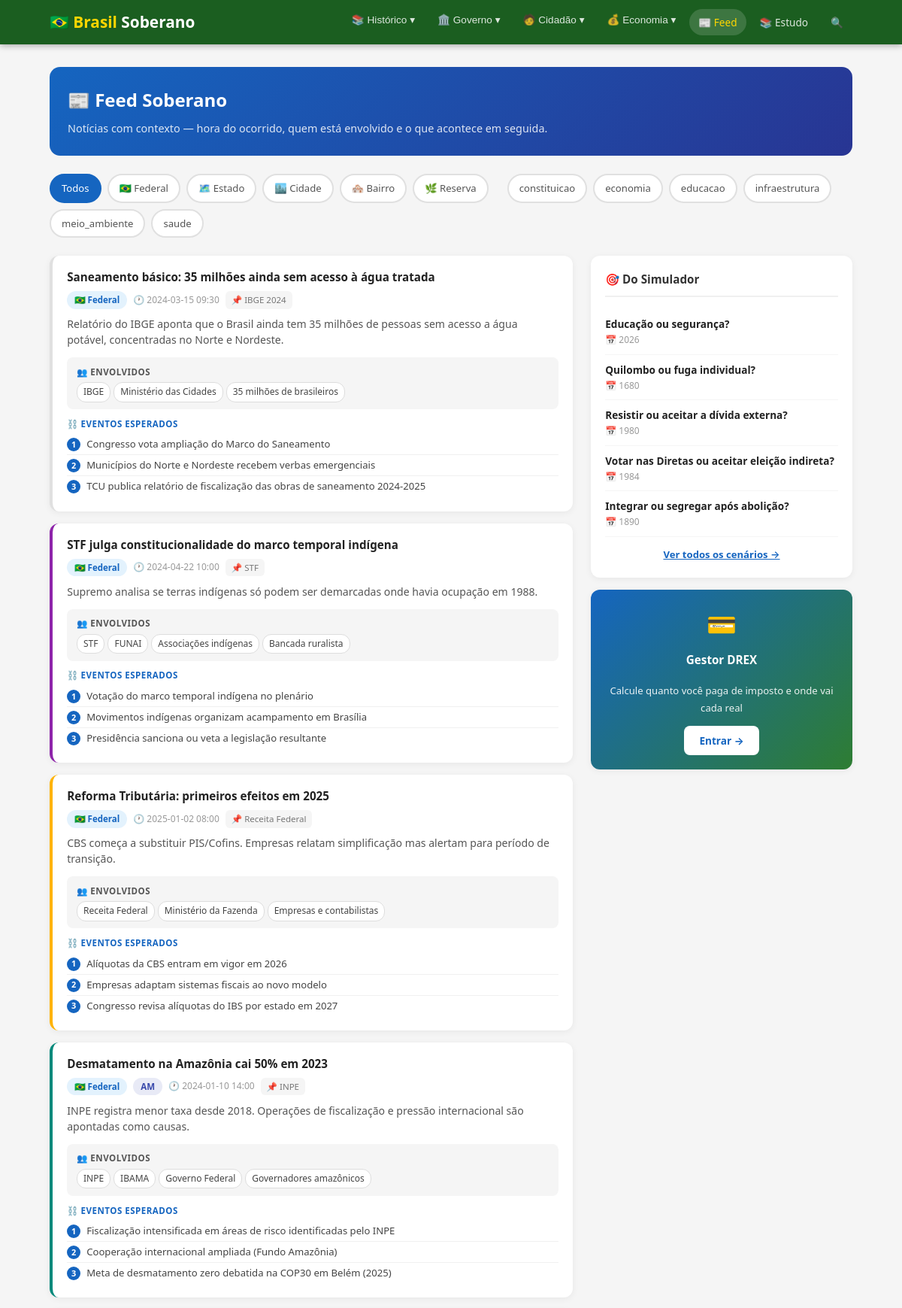
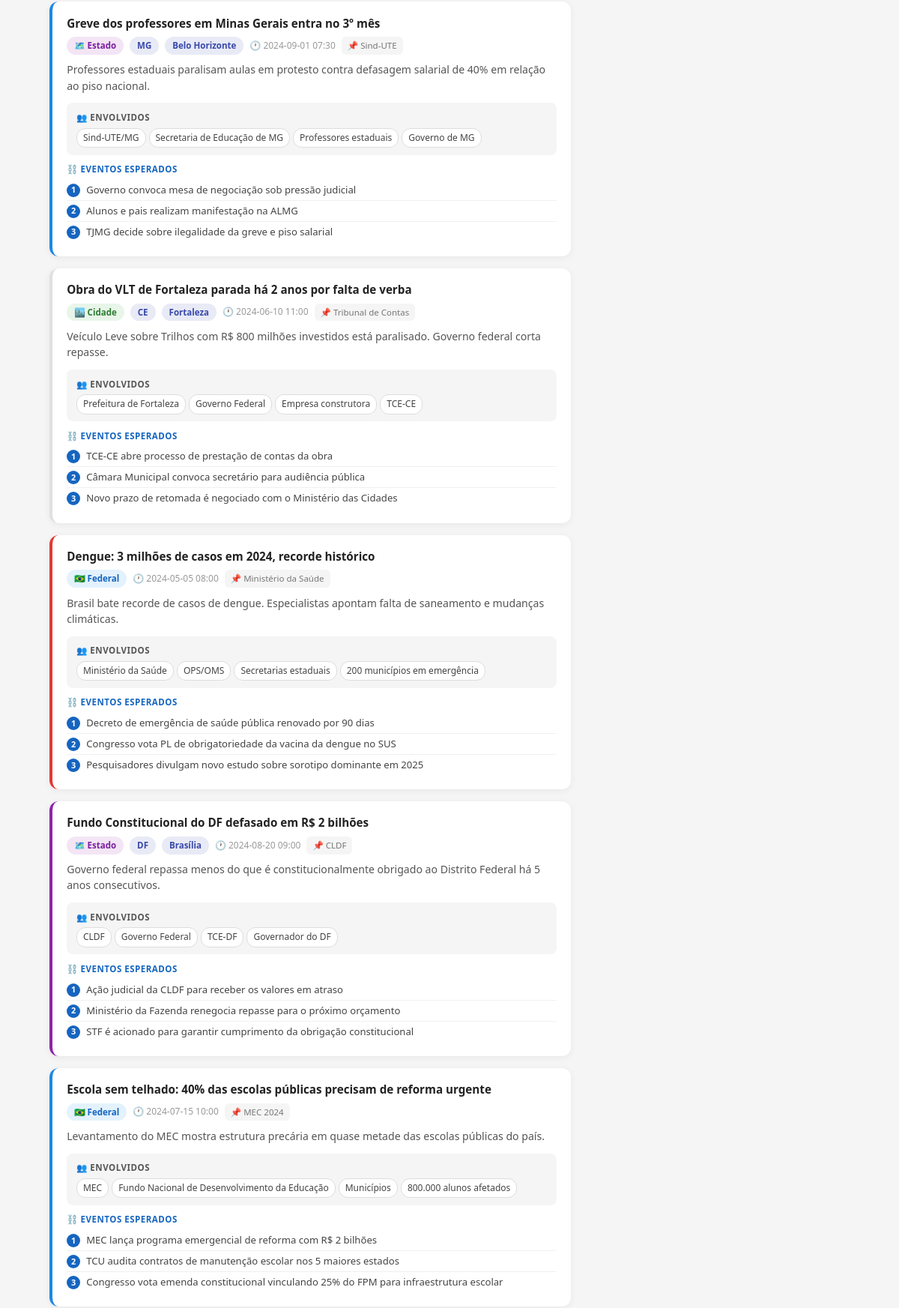
The app's page /feed (upper part) with its own data (2 pictures, top to bottom).
### tables this page shows
CREATE TABLE feed_items (
        id INTEGER PRIMARY KEY AUTOINCREMENT,
        title TEXT NOT NULL,
        summary TEXT NOT NULL,
        source TEXT,
        level TEXT DEFAULT 'federal',
        state TEXT,
        city TEXT,
        category TEXT DEFAULT 'geral',
        created_at TEXT DEFAULT (datetime('now'))
    , hora_local TEXT DEFAULT '', envolvidos TEXT DEFAULT '[]', eventos_inerentes TEXT DEFAULT '[]');

CREATE TABLE scenarios (
    id INTEGER PRIMARY KEY,
    title TEXT NOT NULL,
    year INTEGER,
    context TEXT NOT NULL,
    option_a TEXT NOT NULL,
    option_b TEXT NOT NULL,
    what_happened TEXT NOT NULL,
    consequence TEXT NOT NULL,
    lesson TEXT NOT NULL
);

### app.py (the view)
@app.route('/feed')
def feed():
    level = request.args.get('level', '')
    state = request.args.get('state', '')
    category = request.args.get('category', '')
    q = 'SELECT * FROM feed_items WHERE 1=1'
    args = []
    if level: q += ' AND level=?'; args.append(level)
    if state: q += ' AND state=?'; args.append(state)
    if category: q += ' AND category=?'; args.append(category)
    q += ' ORDER BY created_at DESC'
    raw_items = query_db(q, args)
    items = []
    for it in raw_items:
        d = dict(it)
        try: d['envolvidos'] = json.loads(it['envolvidos'] or '[]')
        except: d['envolvidos'] = []
        try: d['eventos_inerentes'] = json.loads(it['eventos_inerentes'] or '[]')
        except: d['eventos_inerentes'] = []
        items.append(d)
    cats = query_db('SELECT DISTINCT category FROM feed_items ORDER BY category')
    states_list = query_db('SELECT DISTINCT state FROM feed_items WHERE state IS NOT NULL ORDER BY state')
    sim_items = query_db('SELECT id, title, context, year FROM scenarios ORDER BY id DESC LIMIT 5')
    active_violations = query_db("SELECT id, article_number, description, level, lifecycle_status, created_at FROM violations WHERE lifecycle_status != 'encerrada' ORDER BY created_at DESC LIMIT 5")
    return render_template('feed.html', items=items, cats=cats, states_list=states_list,
                           level=level, state=state, category=category,
                           sim_items=sim_items, active_violations=active_violations)

### app.py (called while the page is built)
def get_db():
    db = getattr(g, '_database', None)
    if db is None:
        db = g._database = sqlite3.connect(DATABASE)
        db.row_factory = sqlite3.Row
    return db

@app.teardown_appcontext
def close_connection(exception):
    db = getattr(g, '_database', None)
    if db is not None:
        db.close()

def query_db(query, args=(), one=False):
    cur = get_db().execute(query, args)
    rv = cur.fetchall()
    cur.close()
    return (rv[0] if rv else None) if one else rv

### templates/feed.html (shortened to what this page needs)
{% extends 'base.html' %}
{% block content %}
<div class="feed-header">
  <h1>📰 Feed Soberano</h1>
  <p>Notícias com contexto — hora do ocorrido, quem está envolvido e o que acontece em seguida.</p>
</div>
<div class="filters">
  <a href="/feed" class="filter-btn {% if not level and not category %}active{% endif %}">Todos</a>
  <a href="/feed?level=federal" class="filter-btn {% if level=='federal' %}active{% endif %}">🇧🇷 Federal</a>
  <a href="/feed?level=estado" class="filter-btn {% if level=='estado' %}active{% endif %}">🗺️ Estado</a>
  <a href="/feed?level=cidade" class="filter-btn {% if level=='cidade' %}active{% endif %}">🏙️ Cidade</a>
  <a href="/feed?level=bairro" class="filter-btn {% if level=='bairro' %}active{% endif %}">🏘️ Bairro</a>
  <a href="/feed?level=reserva" class="filter-btn {% if level=='reserva' %}active{% endif %}">🌿 Reserva</a>
  {% for cat in cats %}
  <a href="/feed?category={{ cat.category }}" class="filter-btn {% if category==cat.category %}active{% endif %}">{{ cat.category }}</a>
  {% endfor %}
</div>
<div class="sidebar">
  <div>
    <div class="feed-grid">
      {% for item in items %}
      <div class="feed-card {{ item.category }}">
        <div class="feed-card-header">
          <div class="feed-title">{{ item.title }}</div>
        </div>
        <div class="feed-meta">
          <span class="badge {{ item.level }}">
            {% if item.level=='federal' %}🇧🇷
            {% elif item.level=='estado' %}🗺️
            {% elif item.level=='cidade' %}🏙️
            {% elif item.level=='bairro' %}🏘️
            {% elif item.level=='reserva' %}🌿
            {% endif %}
            {{ item.level|title }}
          </span>
          {% if item.state %}<span class="badge">{{ item.state }}</span>{% endif %}
          {% if item.city %}<span class="badge">{{ item.city }}</span>{% endif %}
          {% if item.hora_local %}
          <span class="feed-hora">🕐 {{ item.hora_local }}</span>
          {% endif %}
          {% if item.source %}<span class="source-badge">📌 {{ item.source }}</span>{% endif %}
        </div>
        <div class="feed-summary">{{ item.summary }}</div>
        {% if item.envolvidos %}
        <div class="envolvidos-section">
          <div class="envolvidos-label">👥 Envolvidos</div>
          <div class="envolvidos-list">
            {% for env in item.envolvidos %}
            <span class="envolvido-tag">{{ env }}</span>
            {% endfor %}
          </div>
        </div>
        {% endif %}
        {% if item.eventos_inerentes %}
        <div class="eventos-section">
          <div class="eventos-label">⛓️ Eventos esperados</div>
          {% for ev in item.eventos_inerentes %}
          <div class="evento-item">
            <div class="evento-num">{{ loop.index }}</div>
            <div class="evento-text">{{ ev }}</div>
          </div>
          {% endfor %}
        </div>
        {% endif %}
      </div>
      {% endfor %}
    </div>
  </div>
  <div>
    {% if sim_items %}
    <div class="side-card">
      <h3>🎯 Do Simulador</h3>
      {% for sc in sim_items %}
      <div class="sim-item" onclick="this.classList.toggle('open')">
        <div class="sim-item-title">{{ sc.title }}</div>
        <div class="sim-item-year">📅 {{ sc.year }}</div>
      </div>
      {% endfor %}
      <a href="/simulador" style="display:block;text-align:center;font-size:0.82rem;color:#1565C0;margin-top:0.8rem;font-weight:600">Ver todos os cenários →</a>
    </div>
    {% endif %}
    <div class="side-card" style="background:linear-gradient(135deg,#1565C0,#2E7D32);color:white;text-align:center">
      <div style="font-size:2rem;margin-bottom:0.5rem">💳</div>
      <h3 style="color:white;border-bottom:none;margin:0 0 0.5rem">Gestor DREX</h3>
      <p style="font-size:0.82rem;opacity:0.9;margin:0 0 0.8rem">Calcule quanto você paga de imposto e onde vai cada real</p>
      <a href="/drex" style="display:inline-block;background:white;color:#1565C0;border-radius:8px;padding:8px 20px;font-weight:700;font-size:0.85rem;text-decoration:none">Entrar →</a>
    </div>
  </div>
</div>
{% endblock %}

### static/css/style.css (style rules this page uses)
:root { --green: #2E7D32; --green-light: #4CAF50; --green-dark: #1B5E20; --gold: #FFD600; --gold-dark: #C5A028; --blue: #1565C0; --blue-light: #42A5F5; --blue-dark: #0D47A1; --white: #FFFFFF; --bg: #F5F5F5; --text: #212121; --text-light: #616161; --red: #C62828; --radius: 12px; --shadow: 0 2px 12px rgba(0,0,0,0.1); --transition: all 0.3s ease; }
* { margin:0; padding:0; box-sizing:border-box; }
html { scroll-behavior:smooth; }
body { font-family:'Segoe UI',system-ui,-apple-system,sans-serif; color:var(--text); background:var(--bg); line-height:1.7; }
.badge { display:inline-block; padding:3px 10px; border-radius:12px; font-size:0.75rem; font-weight:600; }
.filters { display:flex; gap:8px; flex-wrap:wrap; margin-bottom:24px; align-items:center; }

### templates/feed.html (style rules this page uses)
.feed-header { background: linear-gradient(135deg, #1565C0, #283593); color: white; padding: 1.5rem; border-radius: 14px; margin-bottom: 1.5rem; }
.feed-header h1 { margin: 0 0 0.3rem; font-size: 1.5rem; }
.feed-header p { margin: 0; opacity: 0.85; font-size: 0.9rem; }
.filters { display: flex; gap: 8px; flex-wrap: wrap; margin-bottom: 1.5rem; }
.filter-btn { padding: 6px 14px; border-radius: 20px; border: 2px solid #e0e0e0; background: white; font-size: 0.82rem; cursor: pointer; text-decoration: none; color: #555; transition: all 0.2s; }
.filter-btn:hover, .filter-btn.active { border-color: #1565C0; background: #1565C0; color: white; }
.feed-grid { display: grid; grid-template-columns: 1fr; gap: 1rem; }
.feed-card { background: white; border-radius: 12px; padding: 1.2rem; box-shadow: 0 2px 10px rgba(0,0,0,0.06); border-left: 4px solid #e0e0e0; transition: box-shadow 0.2s; }
.feed-card.saude { border-color: #E53935; }
.feed-card.educacao { border-color: #1E88E5; }
.feed-card.constituicao { border-color: #8E24AA; }
.feed-card.economia { border-color: #FFB300; }
.feed-card.meio_ambiente { border-color: #00897B; }
.feed-card-header { display: flex; justify-content: space-between; align-items: flex-start; margin-bottom: 0.5rem; }
.feed-title { font-size: 0.95rem; font-weight: 700; color: #222; line-height: 1.3; flex: 1; }
.feed-meta { display: flex; gap: 8px; flex-wrap: wrap; margin-bottom: 0.6rem; align-items: center; }
.badge { display: inline-block; padding: 2px 10px; border-radius: 12px; font-size: 0.72rem; font-weight: 600; background: #e8eaf6; color: #3949AB; }
.badge.federal { background: #e3f2fd; color: #1565C0; }
.badge.estado { background: #f3e5f5; color: #7B1FA2; }
.badge.cidade { background: #e8f5e9; color: #2E7D32; }
.feed-summary { font-size: 0.88rem; color: #555; line-height: 1.5; margin-bottom: 0.8rem; }
.feed-hora { font-size: 0.75rem; color: #999; }
.envolvidos-section { background: #f5f5f5; border-radius: 8px; padding: 0.6rem 0.8rem; margin-bottom: 0.6rem; }
.envolvidos-label { font-size: 0.72rem; font-weight: 700; color: #555; text-transform: uppercase; letter-spacing: 0.5px; margin-bottom: 4px; }
.envolvidos-list { display: flex; flex-wrap: wrap; gap: 4px; }
.envolvido-tag { background: white; border: 1px solid #ddd; border-radius: 12px; padding: 2px 8px; font-size: 0.75rem; color: #444; }
.eventos-section { margin-top: 0.6rem; }
.eventos-label { font-size: 0.72rem; font-weight: 700; color: #1565C0; text-transform: uppercase; letter-spacing: 0.5px; margin-bottom: 4px; }
.evento-item { display: flex; gap: 8px; align-items: flex-start; padding: 4px 0; border-bottom: 1px solid #f0f0f0; }
.evento-item:last-child { border-bottom: none; }
.evento-num { background: #1565C0; color: white; border-radius: 50%; width: 18px; height: 18px; font-size: 0.68rem; font-weight: 700; display: flex; align-items: center; justify-content: center; flex-shrink: 0; margin-top: 1px; }
.evento-text { font-size: 0.82rem; color: #444; line-height: 1.4; }
.source-badge { display: inline-block; background: #f5f5f5; border-radius: 6px; padding: 2px 8px; font-size: 0.72rem; color: #777; }
.sidebar { display: grid; grid-template-columns: 2fr 1fr; gap: 1.5rem; }
.side-card { background: white; border-radius: 12px; padding: 1.2rem; box-shadow: 0 2px 10px rgba(0,0,0,0.06); margin-bottom: 1rem; }
.side-card h3 { font-size: 0.95rem; margin: 0 0 1rem; color: #333; border-bottom: 2px solid #f0f0f0; padding-bottom: 0.5rem; }
.sim-item { padding: 8px 0; border-bottom: 1px solid #f5f5f5; cursor: pointer; }
.sim-item-title { font-size: 0.85rem; font-weight: 600; color: #222; }
.sim-item-year { font-size: 0.75rem; color: #999; }

### records on screen
feed_items: title "Saneamento básico: 35 milhões ainda sem acesso à água tratada", level "Federal", hora_local "2024-03-15 09:30", source "IBGE 2024", summary "Relatório do IBGE aponta que o Brasil ainda tem 35 milhões de pessoas sem acesso a água potável, concentradas no Norte e Nordeste.", envolvidos "IBGE" "Ministério das Cidades" "35 milhões de brasileiros", eventos_inerentes "Congresso vota ampliação do Marco do Saneamento" "Municípios do Norte e Nordeste recebem verbas emergenciais" "TCU publica relatório de fiscalização das obras de saneamento 2024-2025"
feed_items: title "STF julga constitucionalidade do marco temporal indígena", level "Federal", hora_local "2024-04-22 10:00", source "STF", summary "Supremo analisa se terras indígenas só podem ser demarcadas onde havia ocupação em 1988.", envolvidos "STF" "FUNAI" "Associações indígenas" "Bancada ruralista", eventos_inerentes "Votação do marco temporal indígena no plenário" "Movimentos indígenas organizam acampamento em Brasília" "Presidência sanciona ou veta a legislação resultante"
feed_items: title "Reforma Tributária: primeiros efeitos em 2025", level "Federal", hora_local "2025-01-02 08:00", source "Receita Federal", summary "CBS começa a substituir PIS/Cofins. Empresas relatam simplificação mas alertam para período de transição.", envolvidos "Receita Federal" "Ministério da Fazenda" "Empresas e contabilistas", eventos_inerentes "Alíquotas da CBS entram em vigor em 2026" "Empresas adaptam sistemas fiscais ao novo modelo" "Congresso revisa alíquotas do IBS por estado em 2027"
feed_items: title "Desmatamento na Amazônia cai 50% em 2023", level "Federal", state "AM", hora_local "2024-01-10 14:00", source "INPE", summary "INPE registra menor taxa desde 2018. Operações de fiscalização e pressão internacional são apontadas como causas.", envolvidos "INPE" "IBAMA" "Governo Federal" "Governadores amazônicos", eventos_inerentes "Fiscalização intensificada em áreas de risco identificadas pelo INPE" "Cooperação internacional ampliada (Fundo Amazônia)" "Meta de desmatamento zero debatida na COP30 em Belém (2025)"
feed_items: title "Greve dos professores em Minas Gerais entra no 3º mês", level "Estado", state "MG", city "Belo Horizonte", hora_local "2024-09-01 07:30", source "Sind-UTE", summary "Professores estaduais paralisam aulas em protesto contra defasagem salarial de 40% em relação ao piso nacional.", envolvidos "Sind-UTE/MG" "Secretaria de Educação de MG" "Professores estaduais" "Governo de MG", eventos_inerentes "Governo convoca mesa de negociação sob pressão judicial" "Alunos e pais realizam manifestação na ALMG" "TJMG decide sobre ilegalidade da greve e piso salarial"
feed_items: title "Obra do VLT de Fortaleza parada há 2 anos por falta de verba", level "Cidade", state "CE", city "Fortaleza", hora_local "2024-06-10 11:00", source "Tribunal de Contas", summary "Veículo Leve sobre Trilhos com R$ 800 milhões investidos está paralisado. Governo federal corta repasse.", envolvidos "Prefeitura de Fortaleza" "Governo Federal" "Empresa construtora" "TCE-CE", eventos_inerentes "TCE-CE abre processo de prestação de contas da obra" "Câmara Municipal convoca secretário para audiência pública" "Novo prazo de retomada é negociado com o Ministério das Cidades"
feed_items: title "Dengue: 3 milhões de casos em 2024, recorde histórico", level "Federal", hora_local "2024-05-05 08:00", source "Ministério da Saúde", summary "Brasil bate recorde de casos de dengue. Especialistas apontam falta de saneamento e mudanças climáticas.", envolvidos "Ministério da Saúde" "OPS/OMS" "Secretarias estaduais" "200 municípios em emergência", eventos_inerentes "Decreto de emergência de saúde pública renovado por 90 dias" "Congresso vota PL de obrigatoriedade da vacina da dengue no SUS" "Pesquisadores divulgam novo estudo sobre sorotipo dominante em 2025"
feed_items: title "Fundo Constitucional do DF defasado em R$ 2 bilhões", level "Estado", state "DF", city "Brasília", hora_local "2024-08-20 09:00", source "CLDF", summary "Governo federal repassa menos do que é constitucionalmente obrigado ao Distrito Federal há 5 anos consecutivos.", envolvidos "CLDF" "Governo Federal" "TCE-DF" "Governador do DF", eventos_inerentes "Ação judicial da CLDF para receber os valores em atraso" "Ministério da Fazenda renegocia repasse para o próximo orçamento" "STF é acionado para garantir cumprimento da obrigação constitucional"
feed_items: title "Escola sem telhado: 40% das escolas públicas precisam de reforma urgente", level "Federal", hora_local "2024-07-15 10:00", source "MEC 2024", summary "Levantamento do MEC mostra estrutura precária em quase metade das escolas públicas do país.", envolvidos "MEC" "Fundo Nacional de Desenvolvimento da Educação" "Municípios" "800.000 alunos afetados", eventos_inerentes "MEC lança programa emergencial de reforma com R$ 2 bilhões" "TCU audita contratos de manutenção escolar nos 5 maiores estados" "Congresso vota emenda constitucional vinculando 25% do FPM para infraestrutura escolar"
scenarios: title "Educação ou segurança?", year "2026"
scenarios: title "Quilombo ou fuga individual?", year "1680"
scenarios: title "Resistir ou aceitar a dívida externa?", year "1980"
scenarios: title "Votar nas Diretas ou aceitar eleição indireta?", year "1984"
scenarios: title "Integrar ou segregar após abolição?", year "1890"

### other values on screen
{{ cat.category }} "constituicao" "economia" "educacao" "infraestrutura" "meio_ambiente" "saude"
